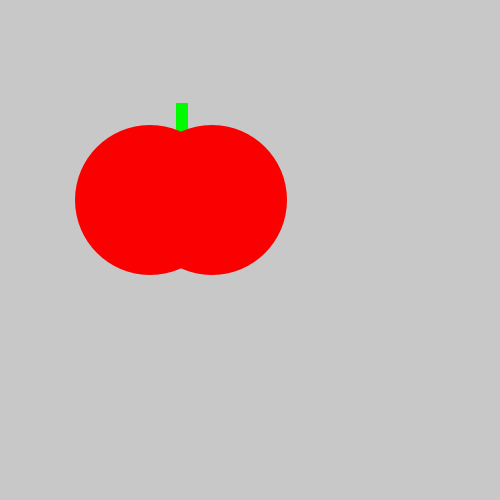
Frame 1 (no input)
Frame 60 (the mouse pressed at the canvas centre just before this capture): identical to frame 1, image omitted
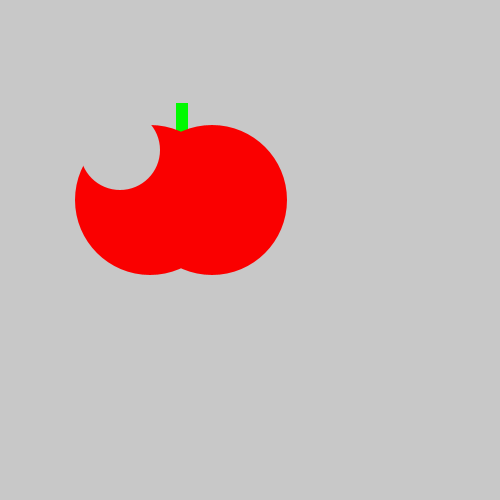
Frame 120 (the mouse held since frame 60 and released just before this capture)

The Processing sketch that drew these frames (run headless with seeded random() and noise(); from frame 60 on, the mouse is pressed at the canvas centre):

// Processing sketch: tasty_tomato
// ── tasty_tomato.pde
void setup() {
    size(500, 500);
}
void draw() {
    background(200, 200, 200);
    noStroke();
    fill(0, 250, 0);
    rect(176, 103, 12, 32);
    fill(250, 0, 0);
    ellipse(150, 200, 150, 150);
    ellipse(212, 200, 150, 150);
if(mousePressed) {    
   fill(200, 200, 200);
   ellipse(120, 150, 80, 80);
   
}
}
